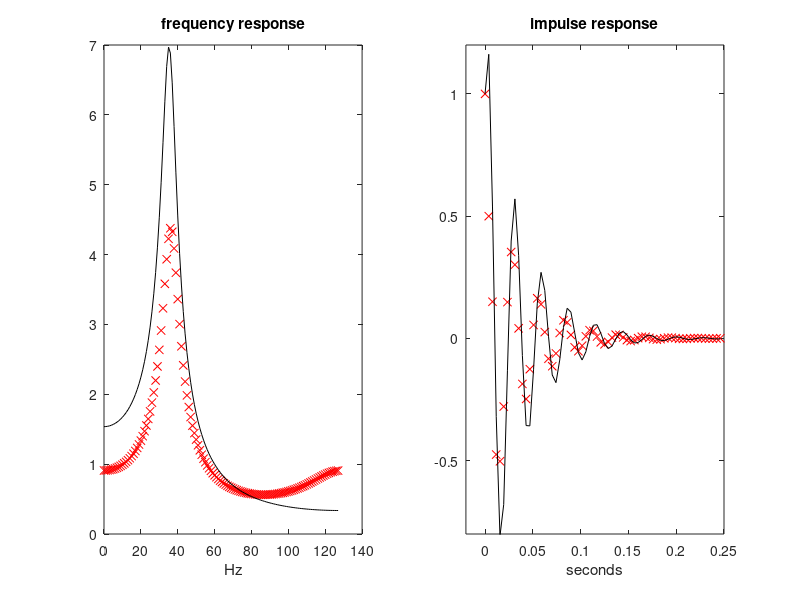

The MATLAB script that drew this image:
%IIR from impulse response, using arburg
fs=256; %sampling frequency in Hz
fmx=128; %input bandwidth in Hz
F=0:1:fmx-1; %response frequencies 0,1,2...Hz

numd=1;
dend=[1 -0.5 0.1 0.5];
H=freqz(numd,dend,F,fs); %IIR frequency response
[h,th]=impz(numd,dend,64,fs); %impulse response

subplot(1,2,1)
plot(F,abs(H),'rx'); hold on;
N=2; %IIR denominator degree
mdend=arburg(h, N); %IIR filter modelling
mnumd=1;
HM=freqz(mnumd,mdend,F,fs); %IIR model frequency response
plot(F,abs(HM),'k');
title('frequency response'); xlabel('Hz');

subplot(1,2,2)
plot(th,h,'rx'); hold on;
[mh,mth]=impz(mnumd,mdend,64,fs);
plot(mth,mh,'k');
axis([-0.02 0.25 -0.8 1.2]);
title('impulse response'); xlabel('seconds');
